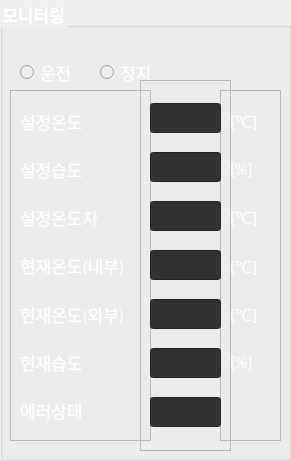
          <widget class="QGroupBox" name="groupBox_8">
           <property name="geometry">
            <rect>
             <x>710</x>
             <y>30</y>
             <width>291</width>
             <height>461</height>
            </rect>
           </property>
           <property name="font">
            <font>
             <family>Calibri</family>
             <pointsize>13</pointsize>
             <weight>75</weight>
             <italic>false</italic>
             <bold>true</bold>
            </font>
           </property>
           <property name="styleSheet">
            <string notr="true">color: white;</string>
           </property>
           <property name="title">
            <string>모니터링</string>
           </property>
           <widget class="QRadioButton" name="rbAcStopMon">
            <property name="enabled">
             <bool>false</bool>
            </property>
            <property name="geometry">
             <rect>
              <x>100</x>
              <y>60</y>
              <width>61</width>
              <height>25</height>
             </rect>
            </property>
            <property name="font">
             <font>
              <family>Calibri</family>
              <pointsize>13</pointsize>
             </font>
            </property>
            <property name="styleSheet">
             <string notr="true">QRadioButton::indicator::checked{ 
border: 3px solid; 
border-color: white;
border-radius: 6px;
background-color: red; 
}</string>
            </property>
            <property name="text">
             <string>정지</string>
            </property>
           </widget>
           <widget class="QRadioButton" name="rbAcStartMon">
            <property name="enabled">
             <bool>false</bool>
            </property>
            <property name="geometry">
             <rect>
              <x>20</x>
              <y>60</y>
              <width>61</width>
              <height>25</height>
             </rect>
            </property>
            <property name="font">
             <font>
              <family>Calibri</family>
              <pointsize>13</pointsize>
             </font>
            </property>
            <property name="styleSheet">
             <string notr="true">QRadioButton::indicator::checked{ 
border: 3px solid; 
border-color: white;
border-radius: 6px;
background-color: green; 
}</string>
            </property>
            <property name="text">
             <string>운전</string>
            </property>
            <property name="checkable">
             <bool>true</bool>
            </property>
           </widget>
           <widget class="QFrame" name="frame_29">
            <property name="geometry">
             <rect>
              <x>10</x>
              <y>90</y>
              <width>141</width>
              <height>351</height>
             </rect>
            </property>
            <property name="frameShape">
             <enum>QFrame::StyledPanel</enum>
            </property>
            <property name="frameShadow">
             <enum>QFrame::Raised</enum>
            </property>
            <layout class="QVBoxLayout" name="verticalLayout_21">
             <item>
              <widget class="QLabel" name="label_55">
               <property name="font">
                <font>
                 <family>Calibri</family>
                 <pointsize>13</pointsize>
                </font>
               </property>
               <property name="text">
                <string>설정온도</string>
               </property>
              </widget>
             </item>
             <item>
              <widget class="QLabel" name="label_56">
               <property name="font">
                <font>
                 <family>Calibri</family>
                 <pointsize>13</pointsize>
                </font>
               </property>
               <property name="text">
                <string>설정습도</string>
               </property>
              </widget>
             </item>
             <item>
              <widget class="QLabel" name="label_57">
               <property name="font">
                <font>
                 <family>Calibri</family>
                 <pointsize>13</pointsize>
                </font>
               </property>
               <property name="text">
                <string>설정온도차</string>
               </property>
              </widget>
             </item>
             <item>
              <widget class="QLabel" name="label_58">
               <property name="font">
                <font>
                 <family>Calibri</family>
                 <pointsize>13</pointsize>
                </font>
               </property>
               <property name="text">
                <string>현재온도(내부)</string>
               </property>
              </widget>
             </item>
             <item>
              <widget class="QLabel" name="label_59">
               <property name="font">
                <font>
                 <family>Calibri</family>
                 <pointsize>13</pointsize>
                </font>
               </property>
               <property name="text">
                <string>현재온도(외부)</string>
               </property>
              </widget>
             </item>
             <item>
              <widget class="QLabel" name="label_60">
               <property name="font">
                <font>
                 <family>Calibri</family>
                 <pointsize>13</pointsize>
                </font>
               </property>
               <property name="text">
                <string>현재습도</string>
               </property>
              </widget>
             </item>
             <item>
              <widget class="QLabel" name="label_61">
               <property name="font">
                <font>
                 <family>Calibri</family>
                 <pointsize>13</pointsize>
                </font>
               </property>
               <property name="text">
                <string>에러상태</string>
               </property>
              </widget>
             </item>
            </layout>
           </widget>
           <widget class="QFrame" name="frame_30">
            <property name="geometry">
             <rect>
              <x>220</x>
              <y>90</y>
              <width>61</width>
              <height>351</height>
             </rect>
            </property>
            <property name="frameShape">
             <enum>QFrame::StyledPanel</enum>
            </property>
            <property name="frameShadow">
             <enum>QFrame::Raised</enum>
            </property>
            <layout class="QVBoxLayout" name="verticalLayout_22">
             <item>
              <widget class="QLabel" name="label_62">
               <property name="font">
                <font>
                 <family>Calibri</family>
                 <pointsize>13</pointsize>
                </font>
               </property>
               <property name="text">
                <string>[℃]</string>
               </property>
              </widget>
             </item>
             <item>
              <widget class="QLabel" name="label_63">
               <property name="font">
                <font>
                 <family>Calibri</family>
                 <pointsize>13</pointsize>
                </font>
               </property>
               <property name="text">
                <string>[%]</string>
               </property>
              </widget>
             </item>
             <item>
              <widget class="QLabel" name="label_64">
               <property name="font">
                <font>
                 <family>Calibri</family>
                 <pointsize>13</pointsize>
                </font>
               </property>
               <property name="text">
                <string>[℃]</string>
               </property>
              </widget>
             </item>
             <item>
              <widget class="QLabel" name="label_65">
               <property name="font">
                <font>
                 <family>Calibri</family>
                 <pointsize>13</pointsize>
                </font>
               </property>
               <property name="text">
                <string>[℃]</string>
               </property>
              </widget>
             </item>
             <item>
              <widget class="QLabel" name="label_66">
               <property name="font">
                <font>
                 <family>Calibri</family>
                 <pointsize>13</pointsize>
                </font>
               </property>
               <property name="text">
                <string>[℃]</string>
               </property>
              </widget>
             </item>
             <item>
              <widget class="QLabel" name="label_67">
               <property name="font">
                <font>
                 <family>Calibri</family>
                 <pointsize>13</pointsize>
                </font>
               </property>
               <property name="text">
                <string>[%]</string>
               </property>
              </widget>
             </item>
             <item>
              <widget class="QLabel" name="label_68">
               <property name="font">
                <font>
                 <family>Calibri</family>
                 <pointsize>13</pointsize>
                </font>
               </property>
               <property name="text">
                <string/>
               </property>
              </widget>
             </item>
            </layout>
           </widget>
           <widget class="QFrame" name="frame_31">
            <property name="geometry">
             <rect>
              <x>140</x>
              <y>80</y>
              <width>91</width>
              <height>371</height>
             </rect>
            </property>
            <property name="styleSheet">
             <string notr="true">QLineEdit {
background-color:rgb(50, 50, 50);
}</string>
            </property>
            <property name="frameShape">
             <enum>QFrame::StyledPanel</enum>
            </property>
            <property name="frameShadow">
             <enum>QFrame::Raised</enum>
            </property>
            <layout class="QVBoxLayout" name="verticalLayout_23">
             <item>
              <widget class="QLineEdit" name="leAcTempMon">
               <property name="enabled">
                <bool>true</bool>
               </property>
               <property name="font">
                <font>
                 <family>Calibri</family>
                 <pointsize>13</pointsize>
                </font>
               </property>
               <property name="styleSheet">
                <string notr="true">QLineEdit {
background-color:rgb(50, 50, 50);
}</string>
               </property>
               <property name="frame">
                <bool>true</bool>
               </property>
               <property name="alignment">
                <set>Qt::AlignRight|Qt::AlignTrailing|Qt::AlignVCenter</set>
               </property>
               <property name="readOnly">
                <bool>true</bool>
               </property>
              </widget>
             </item>
             <item>
              <widget class="QLineEdit" name="leAcHumidityMon">
               <property name="enabled">
                <bool>true</bool>
               </property>
               <property name="font">
                <font>
                 <family>Calibri</family>
                 <pointsize>13</pointsize>
                </font>
               </property>
               <property name="styleSheet">
                <string notr="true">background-color:rgb(50, 50, 50);
</string>
               </property>
               <property name="frame">
                <bool>true</bool>
               </property>
               <property name="alignment">
                <set>Qt::AlignRight|Qt::AlignTrailing|Qt::AlignVCenter</set>
               </property>
               <property name="readOnly">
                <bool>true</bool>
               </property>
              </widget>
             </item>
             <item>
              <widget class="QLineEdit" name="leAcTempDiffMon">
               <property name="enabled">
                <bool>true</bool>
               </property>
               <property name="font">
                <font>
                 <family>Calibri</family>
                 <pointsize>13</pointsize>
                </font>
               </property>
               <property name="styleSheet">
                <string notr="true">background-color:rgb(50, 50, 50);</string>
               </property>
               <property name="frame">
                <bool>true</bool>
               </property>
               <property name="alignment">
                <set>Qt::AlignRight|Qt::AlignTrailing|Qt::AlignVCenter</set>
               </property>
               <property name="readOnly">
                <bool>true</bool>
               </property>
              </widget>
             </item>
             <item>
              <widget class="QLineEdit" name="leAcPresentTempInMon">
               <property name="enabled">
                <bool>true</bool>
               </property>
               <property name="font">
                <font>
                 <family>Calibri</family>
                 <pointsize>13</pointsize>
                </font>
               </property>
               <property name="styleSheet">
                <string notr="true">background-color:rgb(50, 50, 50);</string>
               </property>
               <property name="frame">
                <bool>true</bool>
               </property>
               <property name="alignment">
                <set>Qt::AlignRight|Qt::AlignTrailing|Qt::AlignVCenter</set>
               </property>
               <property name="readOnly">
                <bool>true</bool>
               </property>
              </widget>
             </item>
             <item>
              <widget class="QLineEdit" name="leAcPresentTempOutMon">
               <property name="enabled">
                <bool>true</bool>
               </property>
               <property name="font">
                <font>
                 <family>Calibri</family>
                 <pointsize>13</pointsize>
                </font>
               </property>
               <property name="styleSheet">
                <string notr="true">background-color:rgb(50, 50, 50);</string>
               </property>
               <property name="text">
                <string/>
               </property>
               <property name="frame">
                <bool>true</bool>
               </property>
               <property name="alignment">
                <set>Qt::AlignRight|Qt::AlignTrailing|Qt::AlignVCenter</set>
               </property>
               <property name="readOnly">
                <bool>true</bool>
               </property>
              </widget>
             </item>
             <item>
              <widget class="QLineEdit" name="leAcPresentHumidityMon">
               <property name="enabled">
                <bool>true</bool>
               </property>
               <property name="font">
                <font>
                 <family>Calibri</family>
                 <pointsize>13</pointsize>
                </font>
               </property>
               <property name="styleSheet">
                <string notr="true">background-color:rgb(50, 50, 50);</string>
               </property>
               <property name="text">
                <string/>
               </property>
               <property name="frame">
                <bool>true</bool>
               </property>
               <property name="alignment">
                <set>Qt::AlignRight|Qt::AlignTrailing|Qt::AlignVCenter</set>
               </property>
               <property name="readOnly">
                <bool>true</bool>
               </property>
              </widget>
             </item>
             <item>
              <widget class="QLineEdit" name="leAcErrorCode">
               <property name="enabled">
                <bool>true</bool>
               </property>
               <property name="font">
                <font>
                 <family>Calibri</family>
                 <pointsize>13</pointsize>
                </font>
               </property>
               <property name="styleSheet">
                <string notr="true">background-color:rgb(50, 50, 50);</string>
               </property>
               <property name="text">
                <string/>
               </property>
               <property name="frame">
                <bool>true</bool>
               </property>
               <property name="alignment">
                <set>Qt::AlignCenter</set>
               </property>
               <property name="readOnly">
                <bool>true</bool>
               </property>
              </widget>
             </item>
            </layout>
           </widget>
          </widget>
